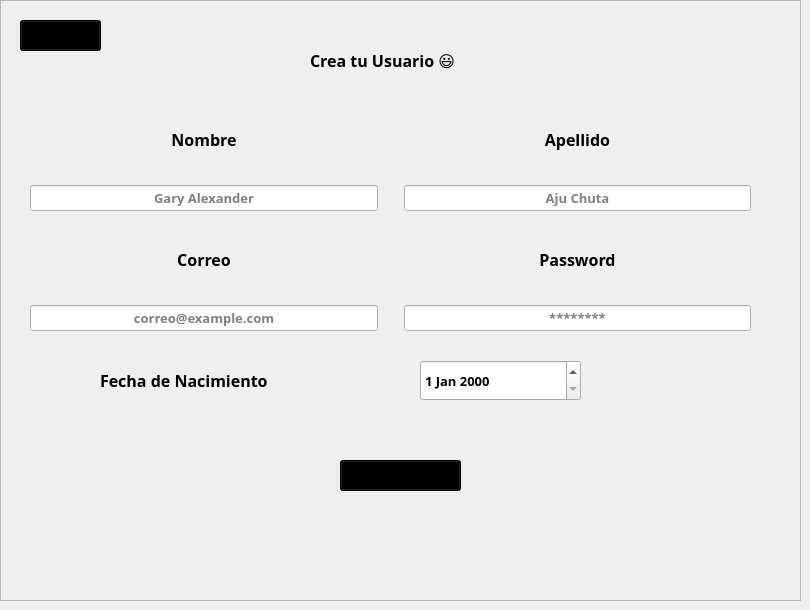
    <widget class="QWidget" name="CrearCuenta">
     <property name="font">
      <font>
       <family>Cascadia Code</family>
       <pointsize>7</pointsize>
      </font>
     </property>
     <widget class="QFrame" name="frameCC">
      <property name="geometry">
       <rect>
        <x>0</x>
        <y>0</y>
        <width>801</width>
        <height>601</height>
       </rect>
      </property>
      <property name="font">
       <font>
        <family>Cascadia Code</family>
        <pointsize>12</pointsize>
        <bold>true</bold>
       </font>
      </property>
      <property name="frameShape">
       <enum>QFrame::Shape::StyledPanel</enum>
      </property>
      <property name="frameShadow">
       <enum>QFrame::Shadow::Raised</enum>
      </property>
      <widget class="QPushButton" name="newUsuario">
       <property name="geometry">
        <rect>
         <x>340</x>
         <y>460</y>
         <width>121</width>
         <height>31</height>
        </rect>
       </property>
       <property name="font">
        <font>
         <family>Cascadia Code</family>
         <pointsize>10</pointsize>
        </font>
       </property>
       <property name="styleSheet">
        <string notr="true">background-color: rgb(0, 0, 0);</string>
       </property>
       <property name="text">
        <string>Registrarse</string>
       </property>
       <property name="autoDefault">
        <bool>true</bool>
       </property>
      </widget>
      <widget class="QLabel" name="label_3">
       <property name="geometry">
        <rect>
         <x>310</x>
         <y>50</y>
         <width>221</width>
         <height>21</height>
        </rect>
       </property>
       <property name="font">
        <font>
         <family>Cascadia Code</family>
         <pointsize>12</pointsize>
         <bold>true</bold>
        </font>
       </property>
       <property name="text">
        <string>Crea tu Usuario 😃</string>
       </property>
      </widget>
      <widget class="QWidget" name="gridLayoutWidget">
       <property name="geometry">
        <rect>
         <x>30</x>
         <y>100</y>
         <width>721</width>
         <height>111</height>
        </rect>
       </property>
       <layout class="QGridLayout" name="gridLayout">
        <item row="0" column="0">
         <layout class="QVBoxLayout" name="verticalLayout">
          <item>
           <widget class="QLabel" name="label_4">
            <property name="font">
             <font>
              <family>Cascadia Code</family>
              <pointsize>12</pointsize>
             </font>
            </property>
            <property name="text">
             <string>Nombre</string>
            </property>
            <property name="alignment">
             <set>Qt::AlignmentFlag::AlignCenter</set>
            </property>
           </widget>
          </item>
          <item>
           <widget class="QLineEdit" name="newNombre">
            <property name="font">
             <font>
              <family>Cascadia Code</family>
              <pointsize>10</pointsize>
             </font>
            </property>
            <property name="alignment">
             <set>Qt::AlignmentFlag::AlignCenter</set>
            </property>
            <property name="placeholderText">
             <string>Gary Alexander</string>
            </property>
           </widget>
          </item>
         </layout>
        </item>
        <item row="0" column="2">
         <layout class="QVBoxLayout" name="verticalLayout_2">
          <item>
           <widget class="QLabel" name="label_5">
            <property name="font">
             <font>
              <family>Cascadia Code</family>
              <pointsize>12</pointsize>
             </font>
            </property>
            <property name="text">
             <string>Apellido</string>
            </property>
            <property name="alignment">
             <set>Qt::AlignmentFlag::AlignCenter</set>
            </property>
           </widget>
          </item>
          <item>
           <widget class="QLineEdit" name="newApellido">
            <property name="font">
             <font>
              <family>Cascadia Code</family>
              <pointsize>10</pointsize>
             </font>
            </property>
            <property name="alignment">
             <set>Qt::AlignmentFlag::AlignCenter</set>
            </property>
            <property name="dragEnabled">
             <bool>false</bool>
            </property>
            <property name="placeholderText">
             <string>Aju Chuta</string>
            </property>
           </widget>
          </item>
         </layout>
        </item>
        <item row="0" column="1">
         <spacer name="verticalSpacer_2">
          <property name="orientation">
           <enum>Qt::Orientation::Vertical</enum>
          </property>
          <property name="sizeHint" stdset="0">
           <size>
            <width>20</width>
            <height>40</height>
           </size>
          </property>
         </spacer>
        </item>
       </layout>
      </widget>
      <widget class="QWidget" name="gridLayoutWidget_2">
       <property name="geometry">
        <rect>
         <x>30</x>
         <y>220</y>
         <width>721</width>
         <height>111</height>
        </rect>
       </property>
       <layout class="QGridLayout" name="gridLayout_4">
        <item row="0" column="0">
         <layout class="QVBoxLayout" name="verticalLayout_5">
          <item>
           <widget class="QLabel" name="label_8">
            <property name="font">
             <font>
              <family>Cascadia Code</family>
              <pointsize>12</pointsize>
             </font>
            </property>
            <property name="text">
             <string>Correo</string>
            </property>
            <property name="alignment">
             <set>Qt::AlignmentFlag::AlignCenter</set>
            </property>
           </widget>
          </item>
          <item>
           <widget class="QLineEdit" name="newCorreo">
            <property name="font">
             <font>
              <family>Cascadia Code</family>
              <pointsize>10</pointsize>
             </font>
            </property>
            <property name="alignment">
             <set>Qt::AlignmentFlag::AlignCenter</set>
            </property>
            <property name="placeholderText">
             <string>correo@example.com</string>
            </property>
           </widget>
          </item>
         </layout>
        </item>
        <item row="0" column="2">
         <layout class="QVBoxLayout" name="verticalLayout_6">
          <item>
           <widget class="QLabel" name="label_9">
            <property name="font">
             <font>
              <family>Cascadia Code</family>
              <pointsize>12</pointsize>
             </font>
            </property>
            <property name="text">
             <string>Password</string>
            </property>
            <property name="alignment">
             <set>Qt::AlignmentFlag::AlignCenter</set>
            </property>
           </widget>
          </item>
          <item>
           <widget class="QLineEdit" name="newPass">
            <property name="font">
             <font>
              <family>Cascadia Code</family>
              <pointsize>10</pointsize>
             </font>
            </property>
            <property name="echoMode">
             <enum>QLineEdit::EchoMode::Password</enum>
            </property>
            <property name="alignment">
             <set>Qt::AlignmentFlag::AlignCenter</set>
            </property>
            <property name="dragEnabled">
             <bool>false</bool>
            </property>
            <property name="placeholderText">
             <string>********</string>
            </property>
           </widget>
          </item>
         </layout>
        </item>
        <item row="0" column="1">
         <spacer name="verticalSpacer_4">
          <property name="orientation">
           <enum>Qt::Orientation::Vertical</enum>
          </property>
          <property name="sizeHint" stdset="0">
           <size>
            <width>20</width>
            <height>40</height>
           </size>
          </property>
         </spacer>
        </item>
       </layout>
      </widget>
      <widget class="QLabel" name="label_10">
       <property name="geometry">
        <rect>
         <x>100</x>
         <y>370</y>
         <width>231</width>
         <height>21</height>
        </rect>
       </property>
       <property name="font">
        <font>
         <family>Cascadia Code</family>
         <pointsize>12</pointsize>
        </font>
       </property>
       <property name="text">
        <string>Fecha de Nacimiento</string>
       </property>
      </widget>
      <widget class="QDateEdit" name="newFecha">
       <property name="geometry">
        <rect>
         <x>420</x>
         <y>360</y>
         <width>161</width>
         <height>41</height>
        </rect>
       </property>
       <property name="font">
        <font>
         <family>Cascadia Code</family>
         <pointsize>10</pointsize>
        </font>
       </property>
      </widget>
      <widget class="QPushButton" name="back0">
       <property name="geometry">
        <rect>
         <x>20</x>
         <y>20</y>
         <width>81</width>
         <height>31</height>
        </rect>
       </property>
       <property name="font">
        <font>
         <family>Cascadia Code</family>
         <pointsize>10</pointsize>
        </font>
       </property>
       <property name="styleSheet">
        <string notr="true">background-color: rgb(0, 0, 0);</string>
       </property>
       <property name="text">
        <string>Volver</string>
       </property>
       <property name="autoDefault">
        <bool>true</bool>
       </property>
      </widget>
     </widget>
    </widget>
